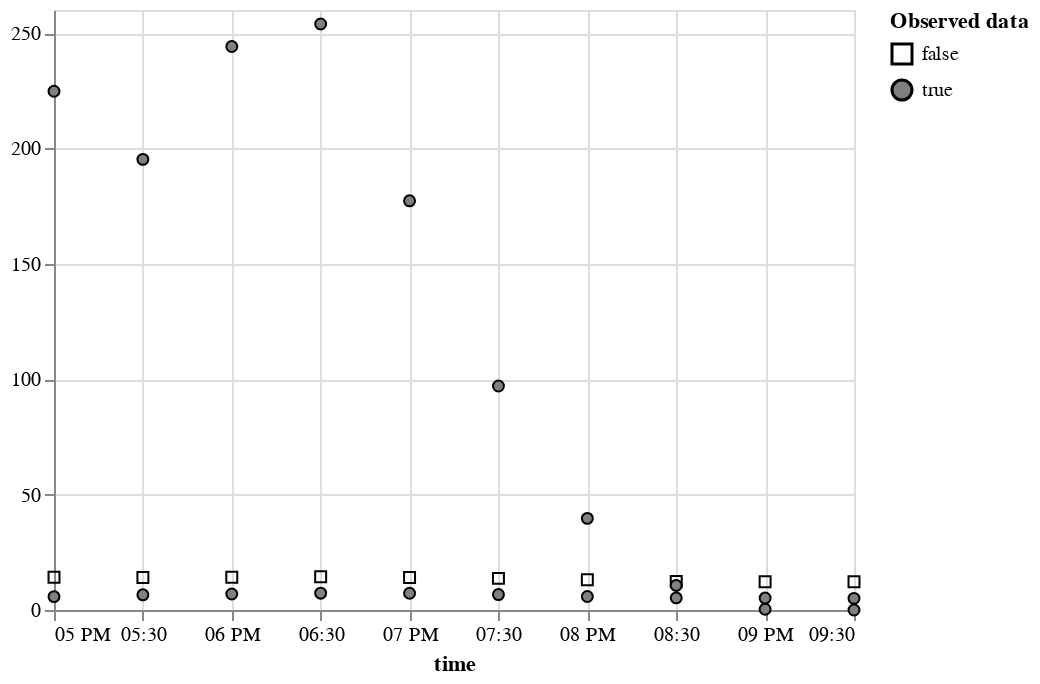

Write notebook code for a chart like this one.
### Code cell
plot_points(m_df.tidy())

### Figure 1 — Vega-Lite specification as saved in the notebook (floating-point values rounded to 4 significant figures)
{"config": {"view": {"continuousWidth": 400, "continuousHeight": 300}}, "data": {"name": "data-2baaafdd305e446a630d644452c9ca65"}, "mark": {"type": "point", "color": "black", "fillOpacity": 1, "strokeWidth": 1}, "encoding": {"fill": {"field": "is_present", "legend": {"title": ["Observed data"]}, "scale": {"range": ["#ffffff00", "gray"]}, "type": "nominal"}, "shape": {"field": "is_present", "scale": {"range": ["square", "circle"]}, "type": "nominal"}, "x": {"axis": {"domain": true, "labels": true, "ticks": true, "title": "time"}, "field": "time", "type": "temporal"}, "y": {"field": "value", "scale": {"zero": false}, "title": "", "type": "quantitative"}}, "$schema": "https://vega.github.io/schema/vega-lite/v5.2.0.json", "datasets": {"data-2baaafdd305e446a630d644452c9ca65": [{"time": "2000-06-15T17:00:00", "variable": "TA", "value": 14.22, "is_present": false}, {"time": "2000-06-15T17:30:00", "variable": "TA", "value": 14.11, "is_present": false}, {"time": "2000-06-15T18:00:00", "variable": "TA", "value": 14.23, "is_present": false}, {"time": "2000-06-15T18:30:00", "variable": "TA", "value": 14.4, "is_present": false}, {"time": "2000-06-15T19:00:00", "variable": "TA", "value": 14.09, "is_present": false}, {"time": "2000-06-15T19:30:00", "variable": "TA", "value": 13.71, "is_present": false}, {"time": "2000-06-15T20:00:00", "variable": "TA", "value": 13.08, "is_present": false}, {"time": "2000-06-15T20:30:00", "variable": "TA", "value": 12.41, "is_present": false}, {"time": "2000-06-15T21:00:00", "variable": "TA", "value": 12.27, "is_present": false}, {"time": "2000-06-15T21:30:00", "variable": "TA", "value": 12.2, "is_present": false}, {"time": "2000-06-15T17:00:00", "variable": "SW_IN", "value": 224.8, "is_present": true}, {"time": "2000-06-15T17:30:00", "variable": "SW_IN", "value": 195.3, "is_present": true}, {"time": "2000-06-15T18:00:00", "variable": "SW_IN", "value": 244.2, "is_present": true}, {"time": "2000-06-15T18:30:00", "variable": "SW_IN", "value": 253.9, "is_present": true}, {"time": "2000-06-15T19:00:00", "variable": "SW_IN", "value": 177.3, "is_present": true}, {"time": "2000-06-15T19:30:00", "variable": "SW_IN", "value": 97.07, "is_present": true}, {"time": "2000-06-15T20:00:00", "variable": "SW_IN", "value": 39.71, "is_present": true}, {"time": "2000-06-15T20:30:00", "variable": "SW_IN", "value": 10.65, "is_present": true}, {"time": "2000-06-15T21:00:00", "variable": "SW_IN", "value": 0.32, "is_present": true}, {"time": "2000-06-15T21:30:00", "variable": "SW_IN", "value": 0.0, "is_present": true}, {"time": "2000-06-15T17:00:00", "variable": "VPD", "value": 5.799, "is_present": true}, {"time": "2000-06-15T17:30:00", "variable": "VPD", "value": 6.577, "is_present": true}, {"time": "2000-06-15T18:00:00", "variable": "VPD", "value": 6.931, "is_present": true}, {"time": "2000-06-15T18:30:00", "variable": "VPD", "value": 7.286, "is_present": true}, {"time": "2000-06-15T19:00:00", "variable": "VPD", "value": 7.251, "is_present": true}, {"time": "2000-06-15T19:30:00", "variable": "VPD", "value": 6.683, "is_present": true}, {"time": "2000-06-15T20:00:00", "variable": "VPD", "value": 5.851, "is_present": true}, {"time": "2000-06-15T20:30:00", "variable": "VPD", "value": 5.254, "is_present": true}, {"time": "2000-06-15T21:00:00", "variable": "VPD", "value": 5.164, "is_present": true}, {"time": "2000-06-15T21:30:00", "variable": "VPD", "value": 5.037, "is_present": true}]}}
